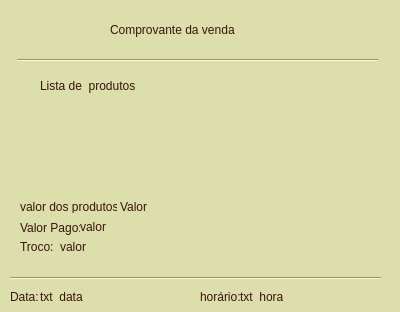
<?xml version="1.0" encoding="UTF-8"?>
<ui version="4.0">
 <class>Form</class>
 <widget class="QWidget" name="Form">
  <property name="geometry">
   <rect>
    <x>0</x>
    <y>0</y>
    <width>400</width>
    <height>312</height>
   </rect>
  </property>
  <property name="windowTitle">
   <string>Form</string>
  </property>
  <property name="styleSheet">
   <string notr="true">background-color: rgb(220, 222, 172);
color: rgb(57, 20, 9);</string>
  </property>
  <widget class="QLabel" name="label">
   <property name="geometry">
    <rect>
     <x>110</x>
     <y>20</y>
     <width>176</width>
     <height>20</height>
    </rect>
   </property>
   <property name="styleSheet">
    <string notr="true">font: 9pt &quot;KG HAPPY Solid&quot;;
font: 75 13pt &quot;Raavi&quot;;</string>
   </property>
   <property name="text">
    <string>Comprovante da venda</string>
   </property>
  </widget>
  <widget class="QLabel" name="label_2">
   <property name="geometry">
    <rect>
     <x>20</x>
     <y>220</y>
     <width>61</width>
     <height>16</height>
    </rect>
   </property>
   <property name="text">
    <string>Valor Pago:</string>
   </property>
  </widget>
  <widget class="QLabel" name="txt_valor_total">
   <property name="geometry">
    <rect>
     <x>120</x>
     <y>200</y>
     <width>47</width>
     <height>13</height>
    </rect>
   </property>
   <property name="text">
    <string>Valor</string>
   </property>
  </widget>
  <widget class="QLabel" name="txt_lista">
   <property name="geometry">
    <rect>
     <x>40</x>
     <y>60</y>
     <width>121</width>
     <height>51</height>
    </rect>
   </property>
   <property name="text">
    <string>Lista de  produtos</string>
   </property>
  </widget>
  <widget class="QLabel" name="label_5">
   <property name="geometry">
    <rect>
     <x>20</x>
     <y>240</y>
     <width>47</width>
     <height>13</height>
    </rect>
   </property>
   <property name="text">
    <string>Troco:</string>
   </property>
  </widget>
  <widget class="QLabel" name="label_6">
   <property name="geometry">
    <rect>
     <x>20</x>
     <y>200</y>
     <width>97</width>
     <height>13</height>
    </rect>
   </property>
   <property name="text">
    <string>valor dos produtos: </string>
   </property>
  </widget>
  <widget class="QLabel" name="label_7">
   <property name="geometry">
    <rect>
     <x>80</x>
     <y>220</y>
     <width>47</width>
     <height>13</height>
    </rect>
   </property>
   <property name="text">
    <string>valor</string>
   </property>
  </widget>
  <widget class="QLabel" name="label_8">
   <property name="geometry">
    <rect>
     <x>60</x>
     <y>240</y>
     <width>47</width>
     <height>13</height>
    </rect>
   </property>
   <property name="text">
    <string>valor</string>
   </property>
  </widget>
  <widget class="QLabel" name="label_9">
   <property name="geometry">
    <rect>
     <x>10</x>
     <y>290</y>
     <width>47</width>
     <height>13</height>
    </rect>
   </property>
   <property name="text">
    <string>Data:</string>
   </property>
  </widget>
  <widget class="QLabel" name="label_10">
   <property name="geometry">
    <rect>
     <x>40</x>
     <y>290</y>
     <width>47</width>
     <height>13</height>
    </rect>
   </property>
   <property name="text">
    <string>txt_data</string>
   </property>
  </widget>
  <widget class="QLabel" name="label_11">
   <property name="geometry">
    <rect>
     <x>200</x>
     <y>290</y>
     <width>47</width>
     <height>13</height>
    </rect>
   </property>
   <property name="text">
    <string>horário:</string>
   </property>
  </widget>
  <widget class="QLabel" name="label_12">
   <property name="geometry">
    <rect>
     <x>240</x>
     <y>290</y>
     <width>47</width>
     <height>13</height>
    </rect>
   </property>
   <property name="text">
    <string>txt_hora</string>
   </property>
  </widget>
  <widget class="Line" name="line">
   <property name="geometry">
    <rect>
     <x>10</x>
     <y>270</y>
     <width>371</width>
     <height>16</height>
    </rect>
   </property>
   <property name="styleSheet">
    <string notr="true">color: rgb(108, 52, 15);</string>
   </property>
   <property name="orientation">
    <enum>Qt::Horizontal</enum>
   </property>
  </widget>
  <widget class="Line" name="line_2">
   <property name="geometry">
    <rect>
     <x>17</x>
     <y>50</y>
     <width>361</width>
     <height>20</height>
    </rect>
   </property>
   <property name="orientation">
    <enum>Qt::Horizontal</enum>
   </property>
  </widget>
 </widget>
 <resources/>
 <connections/>
</ui>
